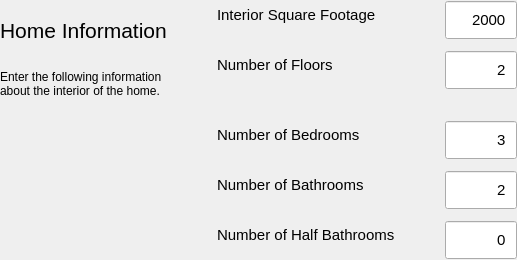
                 <widget class="QWidget" name="page_home_1">
                  <layout class="QHBoxLayout" name="layout_page_home_1" stretch="2,3">
                   <property name="spacing">
                    <number>50</number>
                   </property>
                   <property name="leftMargin">
                    <number>0</number>
                   </property>
                   <property name="topMargin">
                    <number>0</number>
                   </property>
                   <property name="rightMargin">
                    <number>0</number>
                   </property>
                   <property name="bottomMargin">
                    <number>0</number>
                   </property>
                   <item>
                    <layout class="QVBoxLayout" name="layout_home_1_labels" stretch="0,1">
                     <property name="spacing">
                      <number>10</number>
                     </property>
                     <item>
                      <widget class="QLabel" name="label_home_title_1">
                       <property name="minimumSize">
                        <size>
                         <width>0</width>
                         <height>60</height>
                        </size>
                       </property>
                       <property name="maximumSize">
                        <size>
                         <width>16777215</width>
                         <height>60</height>
                        </size>
                       </property>
                       <property name="font">
                        <font>
                         <pointsize>16</pointsize>
                        </font>
                       </property>
                       <property name="text">
                        <string>Home Information</string>
                       </property>
                       <property name="alignment">
                        <set>Qt::AlignmentFlag::AlignLeading|Qt::AlignmentFlag::AlignLeft|Qt::AlignmentFlag::AlignVCenter</set>
                       </property>
                      </widget>
                     </item>
                     <item>
                      <widget class="QLabel" name="label_home_desc_1">
                       <property name="font">
                        <font>
                         <pointsize>11</pointsize>
                        </font>
                       </property>
                       <property name="text">
                        <string>&lt;html&gt;&lt;head/&gt;&lt;body&gt;&lt;p&gt;&lt;span style=&quot; font-size:9pt;&quot;&gt;Enter the following information about the interior of the home.&lt;/span&gt;&lt;/p&gt;&lt;/body&gt;&lt;/html&gt;</string>
                       </property>
                       <property name="alignment">
                        <set>Qt::AlignmentFlag::AlignLeading|Qt::AlignmentFlag::AlignLeft|Qt::AlignmentFlag::AlignTop</set>
                       </property>
                       <property name="wordWrap">
                        <bool>true</bool>
                       </property>
                       <property name="margin">
                        <number>0</number>
                       </property>
                      </widget>
                     </item>
                    </layout>
                   </item>
                   <item>
                    <layout class="QFormLayout" name="layout_home_1_editors">
                     <property name="horizontalSpacing">
                      <number>50</number>
                     </property>
                     <property name="verticalSpacing">
                      <number>10</number>
                     </property>
                     <item row="0" column="0">
                      <widget class="QLabel" name="label_home_footage">
                       <property name="font">
                        <font>
                         <pointsize>11</pointsize>
                        </font>
                       </property>
                       <property name="text">
                        <string>&lt;html&gt;&lt;head/&gt;&lt;body&gt;&lt;p&gt;Interior Square Footage&lt;/p&gt;&lt;/body&gt;&lt;/html&gt;</string>
                       </property>
                      </widget>
                     </item>
                     <item row="0" column="1">
                      <widget class="QSpinBox" name="editor_home_footage">
                       <property name="minimumSize">
                        <size>
                         <width>0</width>
                         <height>40</height>
                        </size>
                       </property>
                       <property name="maximumSize">
                        <size>
                         <width>16777215</width>
                         <height>40</height>
                        </size>
                       </property>
                       <property name="font">
                        <font>
                         <pointsize>11</pointsize>
                        </font>
                       </property>
                       <property name="styleSheet">
                        <string notr="true">padding: 5px;</string>
                       </property>
                       <property name="alignment">
                        <set>Qt::AlignmentFlag::AlignRight|Qt::AlignmentFlag::AlignTrailing|Qt::AlignmentFlag::AlignVCenter</set>
                       </property>
                       <property name="buttonSymbols">
                        <enum>QAbstractSpinBox::ButtonSymbols::NoButtons</enum>
                       </property>
                       <property name="suffix">
                        <string/>
                       </property>
                       <property name="minimum">
                        <number>100</number>
                       </property>
                       <property name="maximum">
                        <number>1000000</number>
                       </property>
                       <property name="value">
                        <number>2000</number>
                       </property>
                      </widget>
                     </item>
                     <item row="1" column="0">
                      <widget class="QLabel" name="label_home_floors">
                       <property name="font">
                        <font>
                         <pointsize>11</pointsize>
                        </font>
                       </property>
                       <property name="text">
                        <string>&lt;html&gt;&lt;head/&gt;&lt;body&gt;&lt;p&gt;Number of Floors&lt;/p&gt;&lt;/body&gt;&lt;/html&gt;</string>
                       </property>
                      </widget>
                     </item>
                     <item row="1" column="1">
                      <widget class="QSpinBox" name="editor_home_floors">
                       <property name="minimumSize">
                        <size>
                         <width>0</width>
                         <height>40</height>
                        </size>
                       </property>
                       <property name="maximumSize">
                        <size>
                         <width>16777215</width>
                         <height>40</height>
                        </size>
                       </property>
                       <property name="font">
                        <font>
                         <pointsize>11</pointsize>
                        </font>
                       </property>
                       <property name="styleSheet">
                        <string notr="true">padding: 5px;</string>
                       </property>
                       <property name="alignment">
                        <set>Qt::AlignmentFlag::AlignRight|Qt::AlignmentFlag::AlignTrailing|Qt::AlignmentFlag::AlignVCenter</set>
                       </property>
                       <property name="buttonSymbols">
                        <enum>QAbstractSpinBox::ButtonSymbols::NoButtons</enum>
                       </property>
                       <property name="suffix">
                        <string/>
                       </property>
                       <property name="minimum">
                        <number>1</number>
                       </property>
                       <property name="maximum">
                        <number>10</number>
                       </property>
                       <property name="value">
                        <number>2</number>
                       </property>
                      </widget>
                     </item>
                     <item row="3" column="0">
                      <widget class="QLabel" name="label_home_bedrooms">
                       <property name="font">
                        <font>
                         <pointsize>11</pointsize>
                        </font>
                       </property>
                       <property name="text">
                        <string>&lt;html&gt;&lt;head/&gt;&lt;body&gt;&lt;p&gt;Number of Bedrooms&lt;/p&gt;&lt;/body&gt;&lt;/html&gt;</string>
                       </property>
                      </widget>
                     </item>
                     <item row="3" column="1">
                      <widget class="QSpinBox" name="editor_home_bedrooms">
                       <property name="minimumSize">
                        <size>
                         <width>0</width>
                         <height>40</height>
                        </size>
                       </property>
                       <property name="maximumSize">
                        <size>
                         <width>16777215</width>
                         <height>40</height>
                        </size>
                       </property>
                       <property name="font">
                        <font>
                         <pointsize>11</pointsize>
                        </font>
                       </property>
                       <property name="styleSheet">
                        <string notr="true">padding: 5px;</string>
                       </property>
                       <property name="alignment">
                        <set>Qt::AlignmentFlag::AlignRight|Qt::AlignmentFlag::AlignTrailing|Qt::AlignmentFlag::AlignVCenter</set>
                       </property>
                       <property name="buttonSymbols">
                        <enum>QAbstractSpinBox::ButtonSymbols::NoButtons</enum>
                       </property>
                       <property name="suffix">
                        <string/>
                       </property>
                       <property name="minimum">
                        <number>0</number>
                       </property>
                       <property name="maximum">
                        <number>100</number>
                       </property>
                       <property name="value">
                        <number>3</number>
                       </property>
                      </widget>
                     </item>
                     <item row="4" column="0">
                      <widget class="QLabel" name="label_home_bathrooms">
                       <property name="font">
                        <font>
                         <pointsize>11</pointsize>
                        </font>
                       </property>
                       <property name="text">
                        <string>&lt;html&gt;&lt;head/&gt;&lt;body&gt;&lt;p&gt;Number of Bathrooms&lt;/p&gt;&lt;/body&gt;&lt;/html&gt;</string>
                       </property>
                      </widget>
                     </item>
                     <item row="4" column="1">
                      <widget class="QSpinBox" name="editor_home_bathrooms">
                       <property name="minimumSize">
                        <size>
                         <width>0</width>
                         <height>40</height>
                        </size>
                       </property>
                       <property name="maximumSize">
                        <size>
                         <width>16777215</width>
                         <height>40</height>
                        </size>
                       </property>
                       <property name="font">
                        <font>
                         <pointsize>11</pointsize>
                        </font>
                       </property>
                       <property name="styleSheet">
                        <string notr="true">padding: 5px;</string>
                       </property>
                       <property name="alignment">
                        <set>Qt::AlignmentFlag::AlignRight|Qt::AlignmentFlag::AlignTrailing|Qt::AlignmentFlag::AlignVCenter</set>
                       </property>
                       <property name="buttonSymbols">
                        <enum>QAbstractSpinBox::ButtonSymbols::NoButtons</enum>
                       </property>
                       <property name="suffix">
                        <string/>
                       </property>
                       <property name="minimum">
                        <number>0</number>
                       </property>
                       <property name="maximum">
                        <number>100</number>
                       </property>
                       <property name="value">
                        <number>2</number>
                       </property>
                      </widget>
                     </item>
                     <item row="2" column="0" colspan="2">
                      <spacer name="spacer_home_1">
                       <property name="orientation">
                        <enum>Qt::Orientation::Horizontal</enum>
                       </property>
                       <property name="sizeHint" stdset="0">
                        <size>
                         <width>40</width>
                         <height>10</height>
                        </size>
                       </property>
                      </spacer>
                     </item>
                     <item row="5" column="0">
                      <widget class="QLabel" name="label_home_halfbaths">
                       <property name="font">
                        <font>
                         <pointsize>11</pointsize>
                        </font>
                       </property>
                       <property name="text">
                        <string>&lt;html&gt;&lt;head/&gt;&lt;body&gt;&lt;p&gt;Number of Half Bathrooms&lt;/p&gt;&lt;/body&gt;&lt;/html&gt;</string>
                       </property>
                      </widget>
                     </item>
                     <item row="5" column="1">
                      <widget class="QSpinBox" name="editor_home_halfbaths">
                       <property name="minimumSize">
                        <size>
                         <width>0</width>
                         <height>40</height>
                        </size>
                       </property>
                       <property name="maximumSize">
                        <size>
                         <width>16777215</width>
                         <height>40</height>
                        </size>
                       </property>
                       <property name="font">
                        <font>
                         <pointsize>11</pointsize>
                        </font>
                       </property>
                       <property name="styleSheet">
                        <string notr="true">padding: 5px;</string>
                       </property>
                       <property name="alignment">
                        <set>Qt::AlignmentFlag::AlignRight|Qt::AlignmentFlag::AlignTrailing|Qt::AlignmentFlag::AlignVCenter</set>
                       </property>
                       <property name="buttonSymbols">
                        <enum>QAbstractSpinBox::ButtonSymbols::NoButtons</enum>
                       </property>
                       <property name="suffix">
                        <string/>
                       </property>
                       <property name="minimum">
                        <number>0</number>
                       </property>
                       <property name="maximum">
                        <number>20</number>
                       </property>
                       <property name="value">
                        <number>0</number>
                       </property>
                      </widget>
                     </item>
                    </layout>
                   </item>
                  </layout>
                 </widget>
